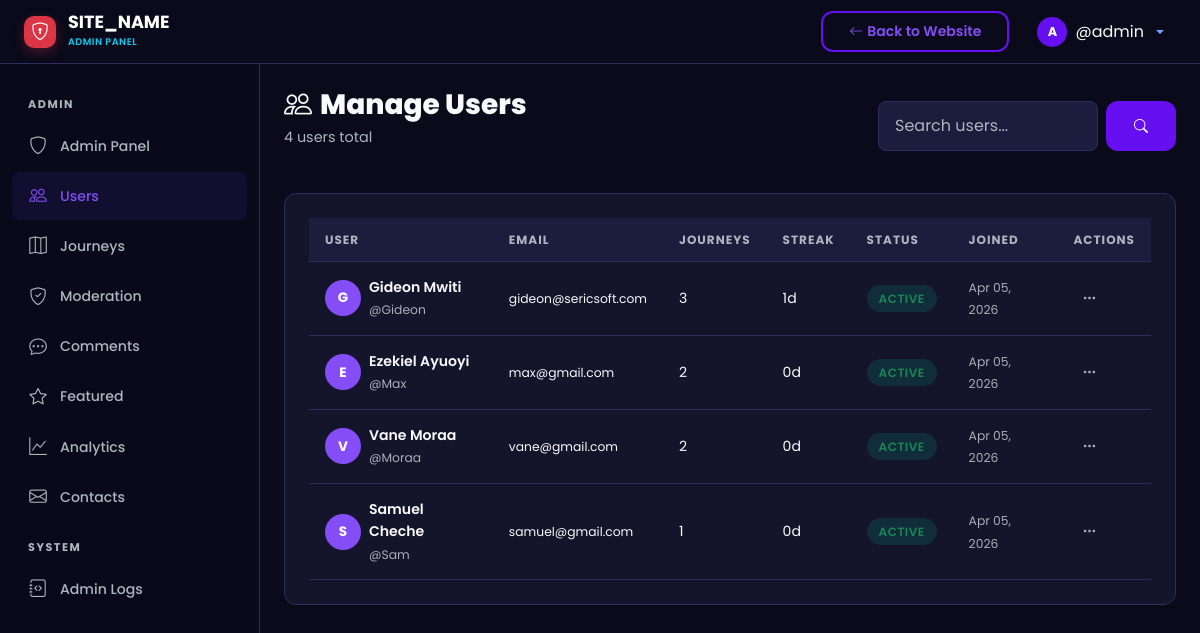
The page /admin/users.php (signed in) on the database its author committed.
### tables this page shows
CREATE TABLE `users` (
  `id` int UNSIGNED NOT NULL,
  `username` varchar(50) NOT NULL,
  `email` varchar(255) NOT NULL,
  `password_hash` varchar(255) NOT NULL,
  `full_name` varchar(100) NOT NULL,
  `avatar` varchar(255) DEFAULT 'default-avatar.png',
  `bio` text,
  `role` enum('user','admin') NOT NULL DEFAULT 'user',
  `is_active` tinyint(1) NOT NULL DEFAULT '1',
  `current_streak` int UNSIGNED NOT NULL DEFAULT '0',
  `longest_streak` int UNSIGNED NOT NULL DEFAULT '0',
  `last_activity_date` date DEFAULT NULL,
  `created_at` datetime NOT NULL DEFAULT CURRENT_TIMESTAMP,
  `updated_at` datetime NOT NULL DEFAULT CURRENT_TIMESTAMP ON UPDATE CURRENT_TIMESTAMP
);

### includes/helpers.php (called while the page is built, shortened)
<?php
function sanitize(?string $input): string {
    return htmlspecialchars(trim($input), ENT_QUOTES, 'UTF-8');
}
function formatDate(string $date, string $format = 'M d, Y'): string {
    return date($format, strtotime($date));
}

### includes/session.php (called while the page is built, shortened)
<?php
function getCurrentUserId(): ?int {
    return $_SESSION['user_id'] ?? null;
}

### admin/users.php (the view, shortened to what this page needs)
<?php
require_once __DIR__ . '/../includes/session.php';
require_once __DIR__ . '/../includes/helpers.php';
$adminId = getCurrentUserId();
require_once __DIR__ . '/includes/admin_header.php';
$search = trim($_GET['q'] ?? '');
$where = "u.role != 'admin'";
$params = [];
$users = $db->prepare("SELECT u.*, (SELECT COUNT(*) FROM journeys WHERE user_id = u.id) AS journey_count FROM users u WHERE $where ORDER BY u.created_at DESC");
$users->execute($params);
$allUsers = $users->fetchAll();
?>
<div class="st-page-header d-flex align-items-center justify-content-between flex-wrap gap-3">
    <div>
        <h1 class="st-page-title"><i class="bi bi-people me-2"></i>Manage Users</h1>
        <p class="st-page-subtitle"><?= count($allUsers) ?> users total</p>
    </div>
    <form method="GET" class="d-flex gap-2">
        <input type="text" name="q" class="form-control st-form-control" placeholder="Search users..." value="<?= sanitize($search) ?>" style="width:220px;">
        <button class="btn btn-st-primary btn-sm"><i class="bi bi-search"></i></button>
    </form>
</div>
<div class="st-card">
    <div class="table-responsive">
        <table class="st-table">
            <thead>
                <tr><th>User</th><th>Email</th><th>Journeys</th><th>Streak</th><th>Status</th><th>Joined</th><th>Actions</th></tr>
            </thead>
            <tbody>
                <?php foreach ($allUsers as $u): ?>
                <tr>
                    <td>
                        <div class="d-flex align-items-center gap-2">
                            <div class="st-avatar-initial" style="width:36px;height:36px;font-size:0.85rem;background:var(--st-primary-light);color:#fff;display:flex;align-items:center;justify-content:center;border-radius:50%;">
                                <?= substr(sanitize(!empty($u['full_name']) ? $u['full_name'] : $u['username']), 0, 1) ?>
                            </div>
                            <div>
                                <div class="fw-semibold"><?= sanitize($u['full_name']) ?></div>
                                <small class="text-muted"><?= sanitize($u['username']) ?></small>
                            </div>
                        </div>
                    </td>
                    <td><small><?= sanitize($u['email']) ?></small></td>
                    <td><?= $u['journey_count'] ?></td>
                    <td><?= $u['current_streak'] ?>d</td>
                    <td>
                        <?php if ($u['is_active']): ?>
                            <span class="st-badge st-badge-success">Active</span>
                        <?php else: ?>
                            <span class="st-badge st-badge-danger">Disabled</span>
                        <?php endif; ?>
                    </td>
                    <td><small class="text-muted"><?= formatDate($u['created_at'], 'M d, Y') ?></small></td>
                    <td>
                        <?php if ((int)$u['id'] !== $adminId): ?>
                        <div class="dropdown">
                            <button class="btn btn-sm btn-link text-muted" data-bs-toggle="dropdown"><i class="bi bi-three-dots"></i></button>
                        </div>
                        <?php endif; ?>
                    </td>
                </tr>
                <?php endforeach; ?>
            </tbody>
        </table>
    </div>
</div>
<?php require_once __DIR__ . '/includes/admin_footer.php'; ?>

### assets/css/style.css (style rules this page uses)
:root { --st-primary: #6610f2; --st-primary-light: #844df5; --st-primary-dark: #520dc2; --st-secondary: #0dcaf0; --st-accent: #0dcaf0; --st-success: #198754; --st-warning: #ffc107; --st-danger: #dc3545; --st-info: #0dcaf0; --st-dark: #0a0a1a; --st-dark-card: #14142b; --st-dark-surface: #1c1c3d; --st-dark-border: #2d2d5f; --st-text: #f8f9fa; --st-text-muted: #adb5bd; --st-gradient-1: var(--st-primary); --st-gradient-2: var(--st-secondary); --st-gradient-3: #6c5ce7; --st-radius: 12px; --st-radius-sm: 8px; --st-radius-lg: 24px; --st-shadow: 0 10px 30px rgba(0, 0, 0, 0.3); --st-shadow-sm: 0 4px 12px rgba(0, 0, 0, 0.2); --st-transition: all 0.3s cubic-bezier(0.4, 0, 0.2, 1); --st-font: 'Poppins', 'Montserrat', sans-serif; }
* { margin: 0; padding: 0; box-sizing: border-box; }
body { font-family: var(--st-font); background: var(--st-dark); color: var(--st-text); line-height: 1.6; overflow-x: hidden; min-height: 100vh; }
.btn-st-primary { background: var(--st-primary); border: none; color: #fff; font-weight: 600; padding: 10px 28px; border-radius: var(--st-radius); transition: var(--st-transition); position: relative; overflow: hidden; }
.btn-st-primary::before { content: ''; position: absolute; inset: 0; background: rgba(255,255,255,0.1); opacity: 0; transition: var(--st-transition); }
.st-card { background: var(--st-dark-card); border: 1px solid var(--st-dark-border); border-radius: var(--st-radius); padding: 24px; transition: var(--st-transition); }
.st-form-control { background: var(--st-dark-surface); border: 1px solid var(--st-dark-border); border-radius: var(--st-radius-sm); color: var(--st-text); padding: 12px 16px; font-family: var(--st-font); transition: var(--st-transition); }
.st-form-control::placeholder { color: var(--st-text-muted); }
.st-badge { display: inline-flex; align-items: center; gap: 4px; padding: 4px 12px; border-radius: 20px; font-size: 0.75rem; font-weight: 600; text-transform: uppercase; letter-spacing: 0.5px; }
.st-badge-success { background: rgba(0, 184, 148, 0.15); color: var(--st-success); }
.st-avatar-initial { width: 32px; height: 32px; background: var(--st-primary); color: #fff; border-radius: 50%; display: flex; align-items: center; justify-content: center; font-weight: 700; font-size: inherit; text-transform: uppercase; flex-shrink: 0; overflow: hidden; }

### assets/css/dashboard.css (style rules this page uses)
.st-page-header { margin-bottom: 28px; }
.st-page-title { font-size: 1.75rem; font-weight: 800; margin-bottom: 4px; }
.st-page-subtitle { color: var(--st-text-muted); font-size: 0.9rem; }
.st-table { width: 100%; color: var(--st-text); }
.st-table thead th { background: var(--st-dark-surface); font-size: 0.75rem; font-weight: 700; text-transform: uppercase; letter-spacing: 1px; color: var(--st-text-muted); padding: 12px 16px; border-bottom: 1px solid var(--st-dark-border); }
.st-table tbody td { padding: 14px 16px; border-bottom: 1px solid var(--st-dark-border); vertical-align: middle; font-size: 0.88rem; }

### rows shown on the page
users: full_name "G", full_name "Gideon Mwiti", username "@Gideon", email "gideon@sericsoft.com", journey_count "3", current_streak "1", is_active "ACTIVE", created_at "Apr 05, 2026"
users: full_name "E", full_name "Ezekiel Ayuoyi", username "@Max", email "max@gmail.com", journey_count "2", current_streak "0", is_active "ACTIVE", created_at "Apr 05, 2026"
users: full_name "V", full_name "Vane Moraa", username "@Moraa", email "vane@gmail.com", journey_count "2", current_streak "0", is_active "ACTIVE", created_at "Apr 05, 2026"
users: full_name "S", full_name "Samuel Cheche", username "@Sam", email "samuel@gmail.com", journey_count "1", current_streak "0", is_active "ACTIVE", created_at "Apr 05, 2026"

### other values the page prints
SITE_NAME "SITE_NAME"
$currentUser['username'] "@admin"
count($allUsers) "4"
